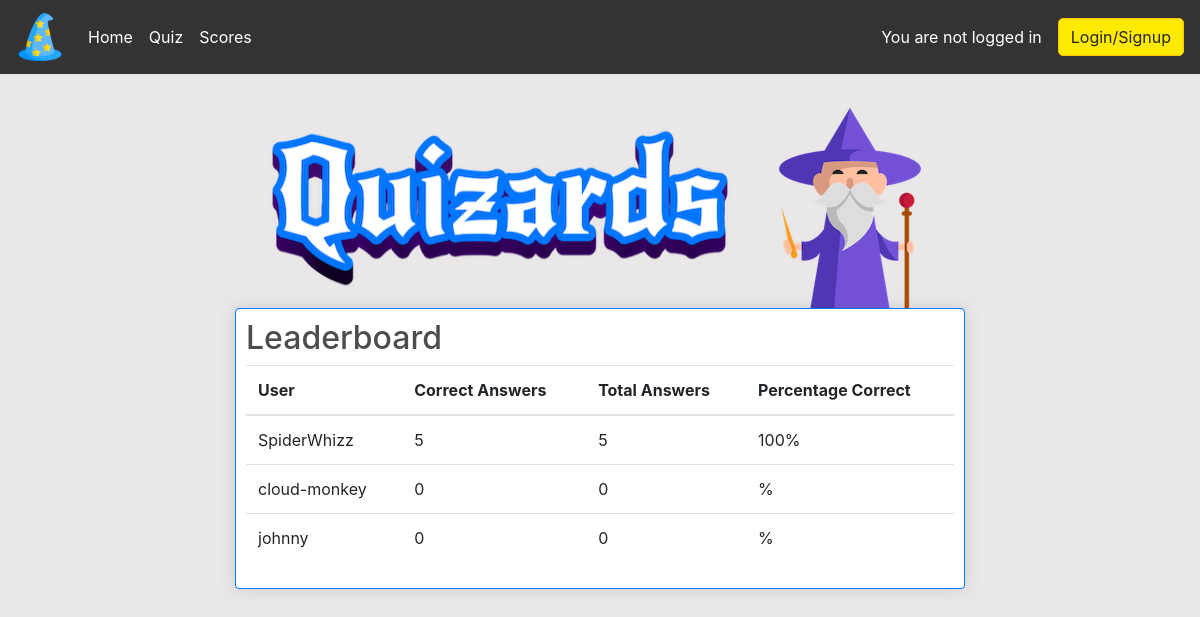
The page /scores/ on the database as committed earlier.
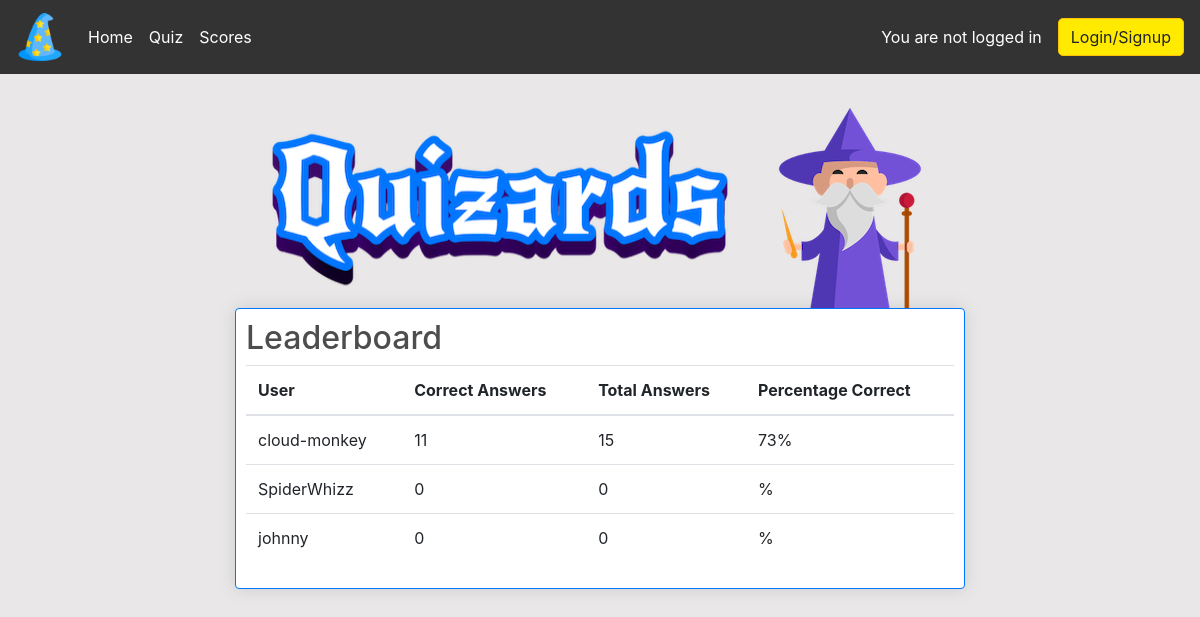
The same page on the database as committed later.
### quiz/models.py (models this page shows)
class CustomUserModel(AbstractUser):
    birthdate = models.DateField(null=True, blank=True)

### quiz/views.py (the view)
# urls.py: path('scores/', ScoresPage.as_view(), name='scores'),
class ScoresPage(TemplateView):
    template_name = 'scores.html'
    def get_context_data(self, **kwargs):
        context = super().get_context_data(**kwargs)
        CustomUser = get_user_model()  # Retrieve the custom user model
        scores = CustomUser.objects.annotate(
            correct_answers=Count('useranswer', filter=F('useranswer__is_correct')),
            total_answers=Count('useranswer'),
            percentage_correct=Count('useranswer', filter=F('useranswer__is_correct')) * 100.0 / Count('useranswer')
        ).order_by('-percentage_correct')[:5]  # Get top 5 users by percentage
        context['scores'] = scores  # Add scores to context
        return context

### templates/scores.html
{% extends 'base.html' %}
{% load static %}
{% block content %}
<div class="row scores-center">
    <div class="col-lg-8">
        <div class="quiz-page-header">
            <img src="/static/images/quizards-text-logo.webp" alt="Quizards text logo">
            <img src="/static/images/quizzard-img.webp" alt="Quizard character">
        </div>
        <div class="box-element question-card mx-auto">
            <h2 class="question-title">Leaderboard</h2>
            <table class="table">
                <thead>
                    <tr>
                        <th>User</th>
                        <th>Correct Answers</th>
                        <th>Total Answers</th>
                        <th>Percentage Correct</th>
                    </tr>
                </thead>
                <tbody>
                    {% for user in scores %}
                    <tr>
                        <td>{{ user.username }}</td>
                        <td>{{ user.correct_answers }}</td>
                        <td>{{ user.total_answers }}</td>
                        <td>{{ user.percentage_correct|floatformat:0 }}%</td>
                    </tr>
                    {% empty %}
                    <tr>
                        <td colspan="4">No scores available.</td>
                    </tr>
                    {% endfor %}
                </tbody>
            </table>
        </div>
    </div>
</div>
{% endblock content %}

### templates/base.html (shortened to what this page needs)
{% url 'account_login' as login_url %}
{% url 'account_signup' as signup_url %}
{% url 'account_logout' as logout_url %}
<!DOCTYPE html>
{% load static %}
<html lang="en">
<head>
    <link rel="stylesheet" href="https://stackpath.bootstrapcdn.com/bootstrap/4.4.1/css/bootstrap.min.css"
>
    <link rel="stylesheet" type="text/css" href="{% static 'css/style.css' %}">
</head>
<body>
    <nav class="navbar navbar-expand-lg navbar-dark bg-dark">
        <a class="navbar-brand" href="/"><img class="logo-img"
                src="{% static 'images/favicon.ico' %}" alt="Quizards logo"></a>
        <div class="collapse navbar-collapse" id="navbarSupportedContent">
            <ul class="navbar-nav mr-auto">
                <li class="nav-item">
                    <a class="nav-link" href="{% url 'home' %}">Home</a>
                </li>
                <a class="nav-link" href="/quiz">Quiz</a>
                <a class="nav-link" href="/scores">Scores</a>
            </ul>
            <div class="form-inline my-2 my-lg-0">
                {% if user.is_authenticated %}
                <p class="text-end m-3 user-status">You are logged in as {{ user.username }}</p>
                <a href="{% url 'logout' %}" class="btn btn-warning">Logout</a>
                {% else %}
                <p class="text-end m-3 user-status">You are not logged in</p>
                <a href="{% url 'login' %}" class="btn btn-warning">Login/Signup</a>
                {% endif %}
            </div>
        </div>
    </nav>
    <div class="container">
        <br>
        {% block content %}
        {% endblock content %}
    </div>
</body>
</html>

### static/css/style.css (style rules this page uses)
body { background-color: hsl(0, 5%, 91%); }
h1, h2, h3, h4, h5, h6 { color: hsl(0, 0%, 30%); }
.box-element { border: solid 1px rgb(0, 119, 255); box-shadow: hsl(0, 0%, 80%) 0 0 16px; background-color: #fff; border-radius: 4px; padding: 10px; }
.bg-dark { background-color: #333333 !important; }
.nav-link { color: #FFFFFF !important; }
.col-lg-4, .col-lg-6, .col-lg-8, .col-lg-12 { margin-top: 10px; }
.btn { border-radius: 5px; }
.btn-warning { background-color: #FFEA00 !important; }
.user-status { color: #ffffff !important; }
.question-card { margin-bottom: 20px; }
.quiz-page-header { display: flex; flex-wrap: wrap; justify-content: center; width: 100%; margin: auto; }
.scores-center { display: flex; justify-content: center; }

Rows that differ between the two databases and show on the page:
changed CustomUserModel "cloud-monkey": correct_answers "0" → "11"; total_answers "0" → "15"; percentage_correct (not shown) → "73"; moves up the list
changed CustomUserModel "SpiderWhizz": correct_answers "5" → "0"; total_answers "5" → "0"; percentage_correct "100" → (not shown)
